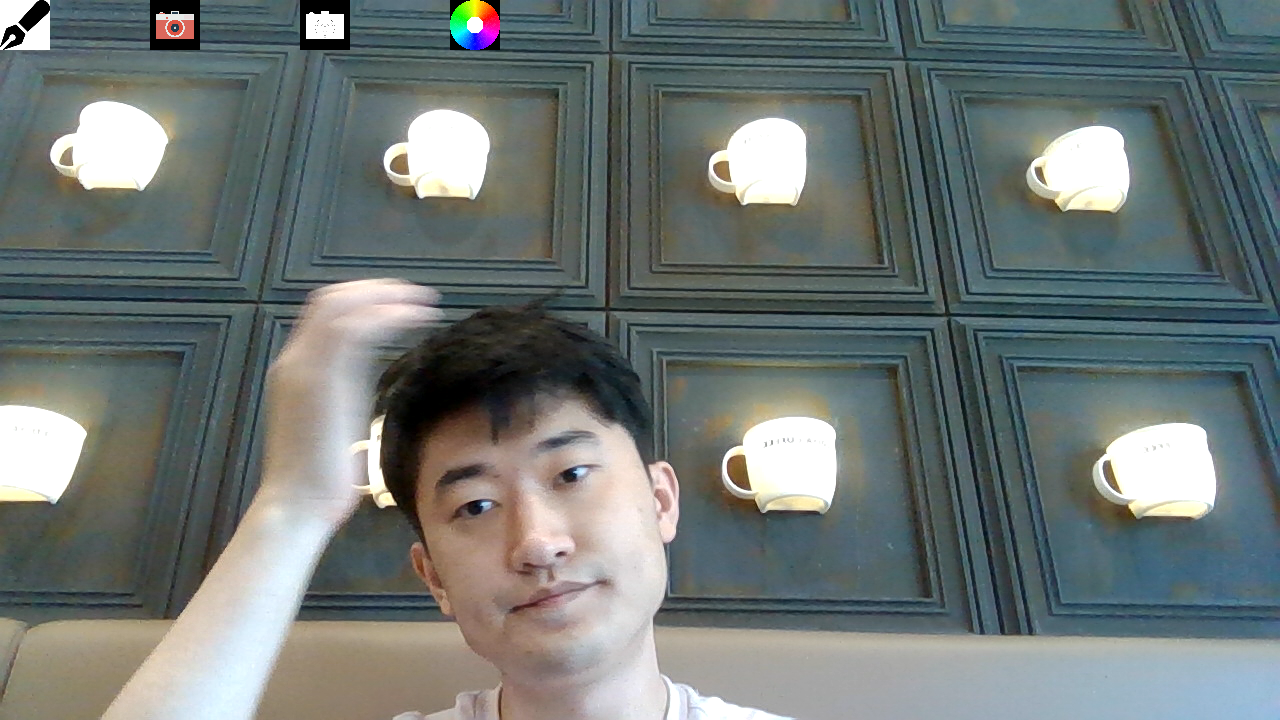
#> input picture newTech/fingerDraw/Cam Test.png, 1280 x 720 px, given in place of the camera
$ python fingerTest2.py
#> lines starting #> are read from the running program, lines starting #| are printed output that depends on the picture; after the words box and inside, x2 and y2 are one past the last pixel; in counts of white or black regions, pixels touching at a corner belong together
#> further down, img_bgr is the input picture: shape (720, 1280, 3); mean B, G, R 117, 119, 111.1
import cv2 as cv
import numpy as np
import os


def detect(img, cascade):

    rects = cascade.detectMultiScale(img, scaleFactor=1.1, minNeighbors=5, minSize=(30, 30),
                                     flags=cv.CASCADE_SCALE_IMAGE)
    if len(rects) == 0:
        return []
    rects[:, 2:] += rects[:, :2]
    return rects


def removeFaceAra(img, cascade):

    gray = cv.cvtColor(img, cv.COLOR_BGR2GRAY)
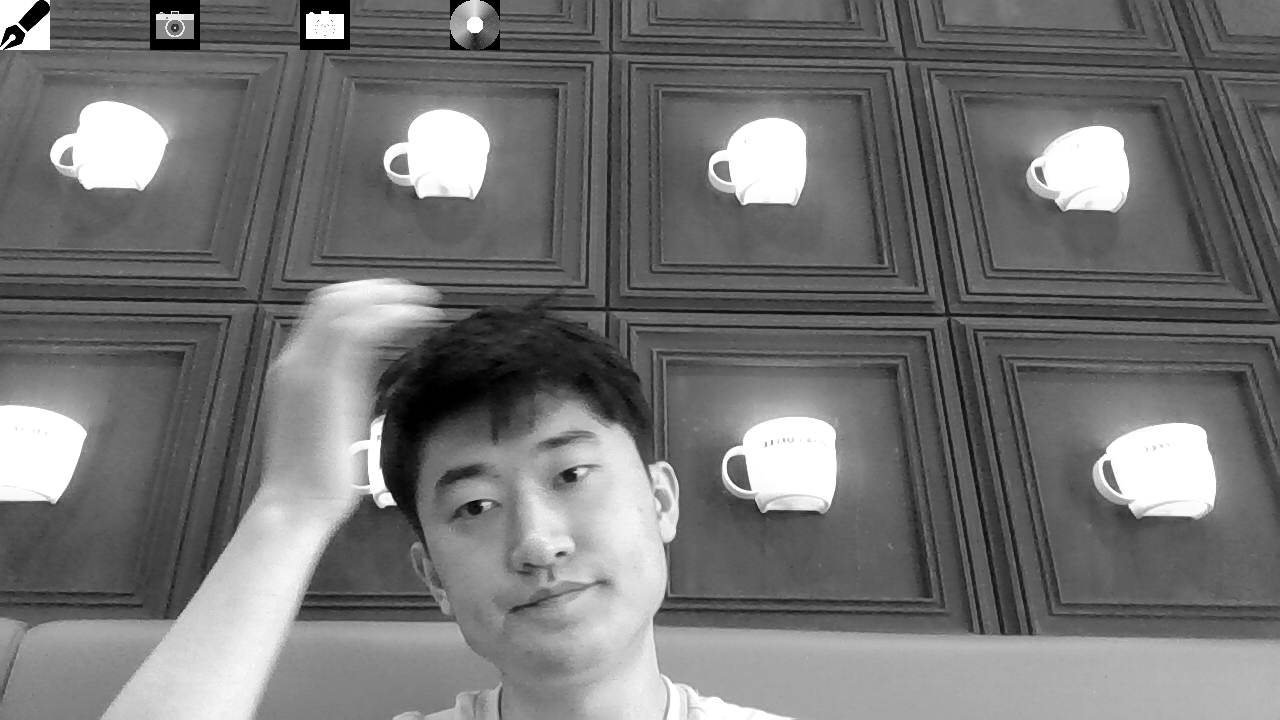
#> gray: shape (720, 1280); min 0, max 255, mean 116.4
    gray = cv.equalizeHist(gray)
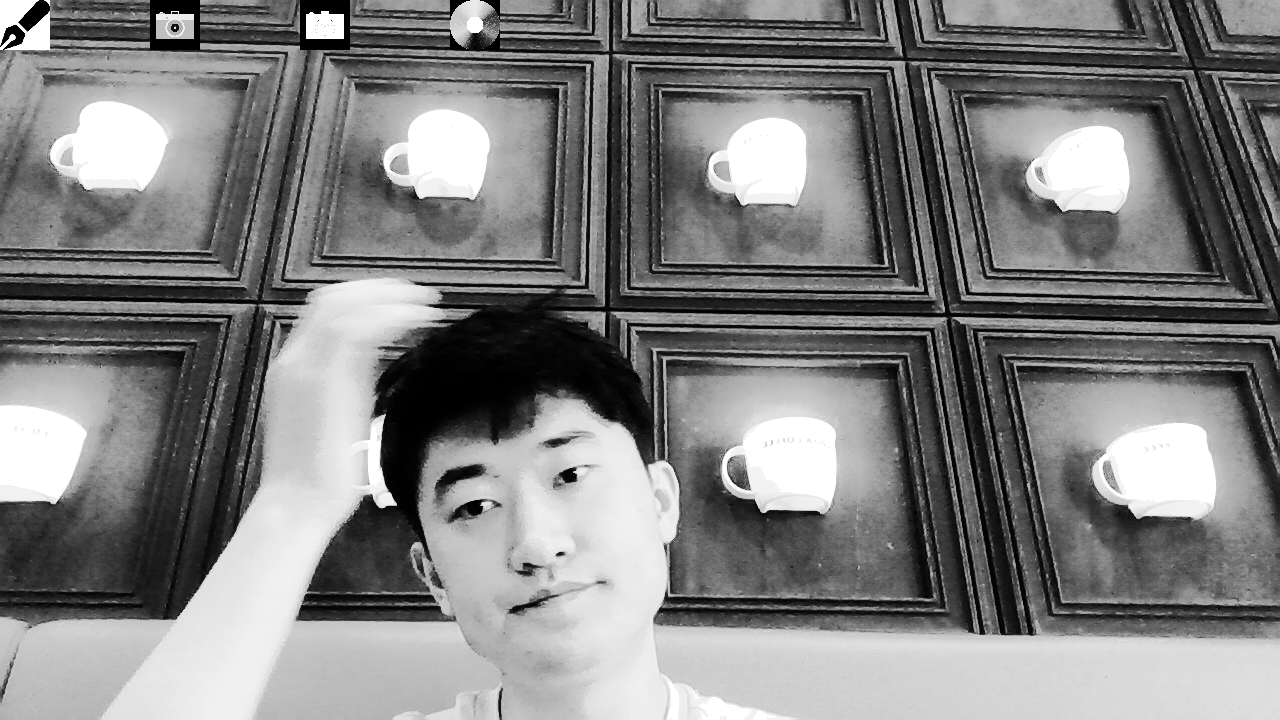
#> gray: shape (720, 1280); min 0, max 255, mean 128.1
    rects = detect(gray, cascade)
#> in detect, `rects = cascade.detectMultiScale(img, scaleFactor=1.1, minNeighbors=5,..`: rects = ()
#> rects = []

    height, width = img.shape[:2]
#> height = 720; width = 1280

    for x1, y1, x2, y2 in rects:
        cv.rectangle(img, (x1 - 10, 0), (x2 + 10, height), (0, 0, 0), -1)
#> this loop made 0 passes

    return img


def make_mask_image(img_bgr):
    img_hsv = cv.cvtColor(img_bgr, cv.COLOR_BGR2HSV)
#> img_hsv: shape (720, 1280, 3); mean H, S, V 67.4, 48.3, 125

    # img_h,img_s,img_v = cv.split(img_hsv)

    low = (0, 30, 0)
    high = (15, 255, 255)

    img_mask = cv.inRange(img_hsv, low, high)
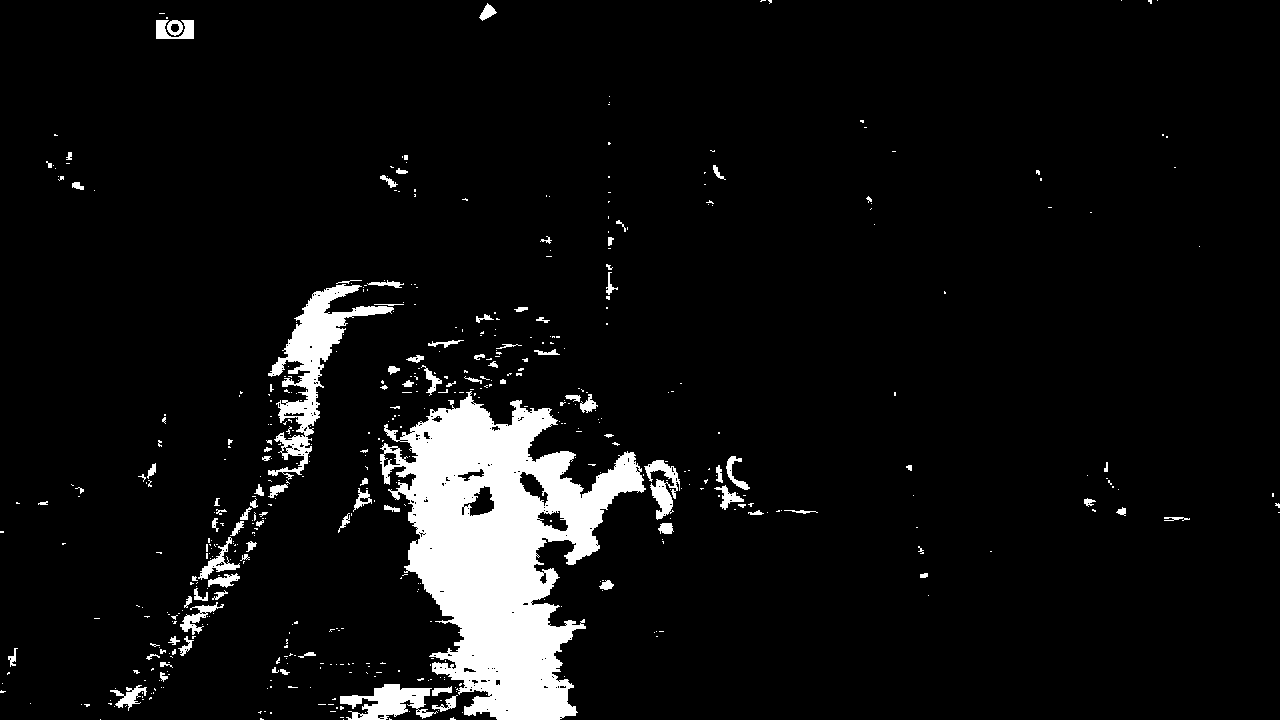
#> img_mask: shape (720, 1280); 6.6% white; 526 white regions (428 under 20 px), largest, box (x1, y1, x2, y2) and area: (380, 391, 646, 720) 42383, (268, 284, 394, 480) 5930, (340, 684, 438, 720) 1902
    return img_mask


# [14 lines left out: functions distanceBetweenTwoPoints, calculateAngle, not called in this run]


def findMaxArea(contours):
    max_contour = None
    max_area = -1

    # 가장 큰 애를 찾기위해 포문 돌면서 계속 갱신
    for contour in contours:
        area = cv.contourArea(contour)

        # boundingRect는 주어진 contour의 외접하는 사각형 얻는것
        x, y, w, h = cv.boundingRect(contour)

        if (w * h) * 0.4 > area:
            continue

        if w > h:
            continue

        if area > max_area:
            max_area = area
            max_contour = contour

    if max_area < 10000:
        max_area = -1

    return max_area, max_contour


# [89 lines left out: function getFingerPosition, not called in this run]


def process(img_bgr, debug):

    # 프로세스 과정을 통해 만들 이미지 결과물 선언
    img_result = img_bgr.copy()


    # STEP 1: 얼굴인식을 통해 얼굴파트 지우기 => 이를 통해 손가락 인식할때 얼굴색으로 인한 탐지실패를 막음
    img_bgr = removeFaceAra(img_bgr, cascade)


    # STEP 2: ??
    img_binary = make_mask_image(img_bgr)


    # STEP 3: 흑백화면으로 현재 인식되는 이미지 보여주기
    kernel = cv.getStructuringElement(cv.MORPH_ELLIPSE, (5, 5))
#> kernel = [[0, 0, 1, 0, 0], [1, 1, 1, 1, 1], [1, 1, 1, 1, 1], [1, 1, 1, 1, 1], [0, 0, 1, 0, 0]]
    img_binary = cv.morphologyEx(img_binary, cv.MORPH_CLOSE, kernel, 1)
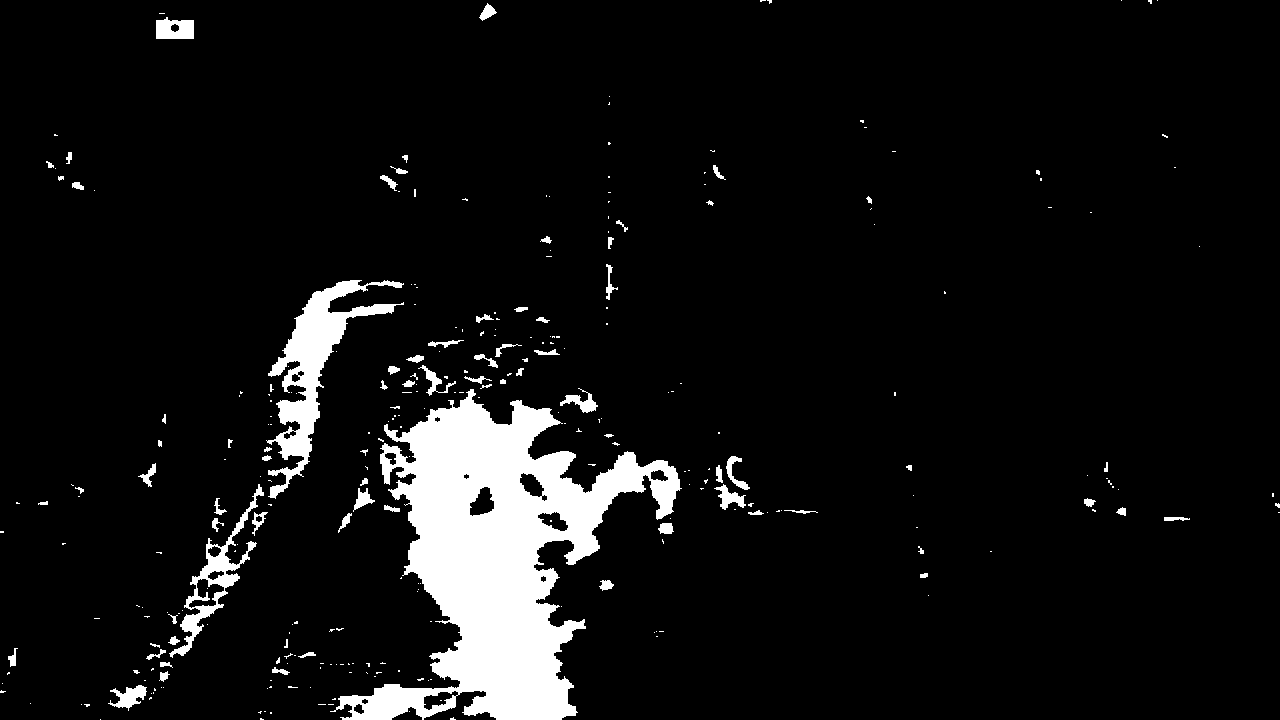
#> img_binary: shape (720, 1280); 7.1% white; 301 white regions (223 under 20 px)
    cv.imshow("Binary", img_binary)


    # STEP 4: contour 찾는 과정
    contours, hierarchy = cv.findContours(img_binary, cv.RETR_EXTERNAL, cv.CHAIN_APPROX_SIMPLE)
#> contours = 298 contours, 240 with area under 20; largest, box (x1, y1, x2, y2) and area: (330, 389, 682, 720) 48280, (266, 280, 404, 499) 6826, (169, 484, 264, 658) 2790, (156, 17, 194, 39) 668, (108, 685, 147, 711) 414


    # 걍 디버그용
    if debug:
        for cnt in contours:
            cv.drawContours(img_result, [cnt], 0, (255, 0, 0), 3)


    # STEP  5: 찾은 contour 기반으로 맥스 에어리어 설정
    max_area, max_contour =findMaxArea(contours)
#> the loop in findMaxArea, `for contour in contours:` made 298 passes
#> (area, x, y, w, h, max_area) on passes 37, 146, 293: (49.5, 159, 671, 11, 11, 49.5), (63.5, 716, 465, 7, 18, 63.5), (135.5, 479, 3, 18, 18, 135.5)
#> (area, x, y, w, h) on passes 25, 42, 52, 56, 57, 58: (414, 108, 685, 39, 26), (49, 272, 667, 18, 8), (30.5, 160, 662, 13, 6), (33, 298, 652, 18, 6), (43, 146, 649, 20, 11), (63.5, 8, 648, 10, 19)
#> after the loop in findMaxArea, `for contour in contours:`: max_area = 135.5; max_contour = contour of 31 points, box (x1, y1, x2, y2) (479, 3, 497, 21), area 136
#> max_area = -1

    # 맥스에어리어 안잡힐시 아웃
    if max_area == -1:
        return img_result

    # 걍 디버그용
    if debug:
        cv.drawContours(img_result, [max_contour], 0, (0, 0, 255), 3)


    # STEP 6: 손가락 위치잡기
    ret, points = getFingerPosition(max_contour, img_result, debug)


    # STEP 7: 찾은 손꾸락 동구라미 치기
    if ret > 0 and len(points) > 0:
        for point in points:
            cv.circle(img_result, point, 20, [255, 0, 255], 5)

    return img_result


# main

# 걍 디렉토리 경로 뽑는거임 아래에있는 얼굴인식 모델 접근할때 쓰기위한거
current_file_path = os.path.dirname(os.path.realpath(__file__))
# 얼굴인식 모델 로딩
cascade = cv.CascadeClassifier(cv.samples.findFile(current_file_path + "\haarcascade_frontalface_alt3.xml"))


# cap은 이미지 buf라고 보면됨. videocapture안의 변수가 0이면 캠으로, 경로면 영상이.
cap = cv.VideoCapture(0)
# cap = cv.VideoCapture('test.avi')


while True:

    # cap을 통해 현재 이미지를 읽음
    ret, img_bgr = cap.read()

    # 이미지 못 읽을시 아웃
    if ret == False:
        break

    # 이미지를 가지고 정의된 process 함수 실행
    img_result = process(img_bgr, debug=False)

    # esc누르면 반복문 밖으로 나와요!
    key = cv.waitKey(1)
#> (key Esc is pressed here)
    if key == 27:
        break

    # 결과 보여주기
    cv.imshow("Result", img_result)


# free 과정
cap.release()
cv.destroyAllWindows()
